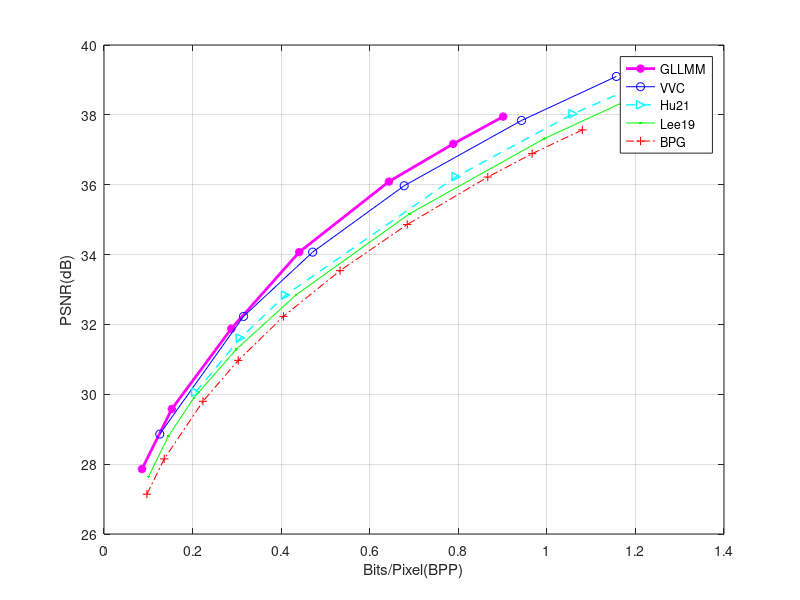

MATLAB code for this plot:
% ENSC180 Lab 3: Plot multiple curves in one figure.
close all;
clear all;
% Rate-distortion performance of five methods.
BPP_BPG = [0.0969, 0.1360, 0.2235, 0.3031, 0.4052, 0.5331, 0.6847, 0.8666, 0.9668, 1.0802];
PSNR_BPG = [27.14, 28.15, 29.80, 30.97, 32.23, 33.54, 34.86, 36.22, 36.89, 37.57];
BPP_VVC = [0.1260, 0.3151, 0.4711, 0.6778, 0.9428, 1.1570];
PSNR_VVC = [28.86, 32.23, 34.07, 35.97, 37.84, 39.10];
BPP_Lee19 = [0.1005, 0.1453, 0.2025, 0.2982, 0.4340, 0.6900, 0.9943, 1.2711];
PSNR_Lee19 = [27.64, 28.80, 29.89, 31.28, 32.85, 35.17, 37.32, 38.94];
BPP_Hu21 = [0.207, 0.308, 0.410, 0.795, 1.059, 1.217];
PSNR_Hu21 = [30.06, 31.61, 32.84, 36.23, 38.03, 38.90];
BPP_GLLMM =[0.0857, 0.1531, 0.2875, 0.4408, 0.6434, 0.7886, 0.9013];
PSNR_GLLMM =[27.86, 29.58, 31.88, 34.07, 36.09, 37.17, 37.95];
% To do: Plot the five curves according to the requirements.
%Q1
plot (BPP_GLLMM,PSNR_GLLMM, 'Color','magenta', 'Marker','*', 'LineWidth', 2);
hold on
plot(BPP_VVC,PSNR_VVC,'Marker','o','Color','blue');
hold on
plot (BPP_Hu21,PSNR_Hu21, 'Linestyle','--','Marker','>','Color','cyan','LineWidth', 1);
hold on
plot(BPP_Lee19, PSNR_Lee19, 'Marker','.', 'Color','green');
hold on
plot(BPP_BPG, PSNR_BPG,'LineStyle', '-.', 'Color','red','Marker','+', 'LineWidth', 0.75);
legend('GLLMM','VVC','Hu21','Lee19','BPG');

%Q4 and 5
xlabel('Bits/Pixel(BPP)');
ylabel('PSNR(dB)');

%Q6
grid on

